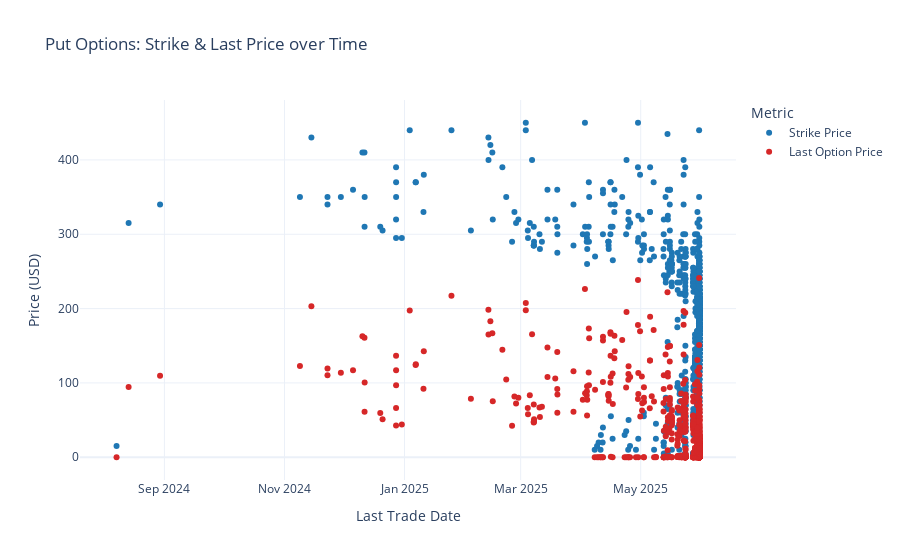

Source (notebook cell):
### Code cell
fig = go.Figure()

# Strike Price trace (blue)
fig.add_trace(go.Scatter(
    x=opts_data_p['lastTradeDate'],
    y=opts_data_p['strike'],
    mode='markers',
    name='Strike Price',
    marker=dict(color='#1f77b4')
))

# Last Price trace (red)
fig.add_trace(go.Scatter(
    x=opts_data_p['lastTradeDate'],
    y=opts_data_p['lastOptionPrice'],
    mode='markers',
    name='Last Option Price',
    marker=dict(color='#d62728')
))

fig.update_layout(
    title='Put Options: Strike & Last Price over Time',
    xaxis_title='Last Trade Date',
    yaxis_title='Price (USD)',
    template='plotly_white',
    legend_title='Metric',
    height=500
)

fig.show()

### Figure 1 — Plotly figure (JSON) as saved in the notebook; plotly's stock layout.template omitted (floating-point values rounded to 4 significant figures; data arrays with more than 128 entries replaced by an {"elided": "..."} marker saying what was removed)
{"data": [{"marker": {"color": "#1f77b4"}, "mode": "markers", "name": "Strike Price", "type": "scatter", "x": {"elided": "978 str values"}, "y": {"elided": "978 float values"}}, {"marker": {"color": "#d62728"}, "mode": "markers", "name": "Last Option Price", "type": "scatter", "x": {"elided": "978 str values"}, "y": {"elided": "978 float values"}}], "layout": {"autosize": true, "legend": {"title": {"text": "Metric"}}, "title": {"text": "Put Options: Strike & Last Price over Time"}, "xaxis": {"autorange": true, "range": ["2024-07-20 15:06:55.0696", "2025-06-17 21:26:51.9304"], "title": {"text": "Last Trade Date"}, "type": "date"}, "yaxis": {"autorange": true, "range": [-31.67, 481.7], "title": {"text": "Price (USD)"}, "type": "linear"}}}
